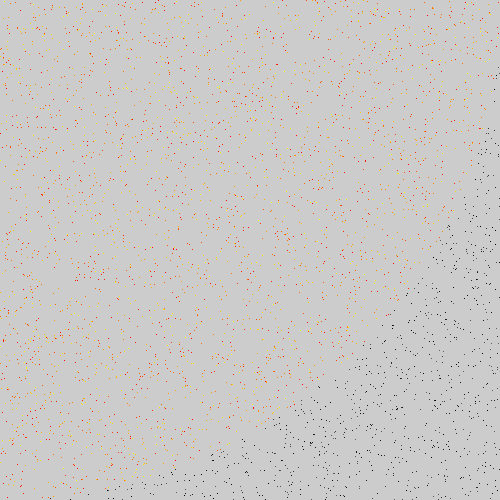
Frame 1 (no input)
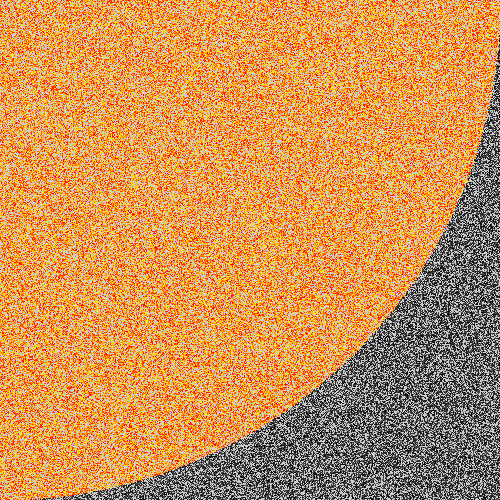
Frame 60 (the mouse pressed at the canvas centre just before this capture)
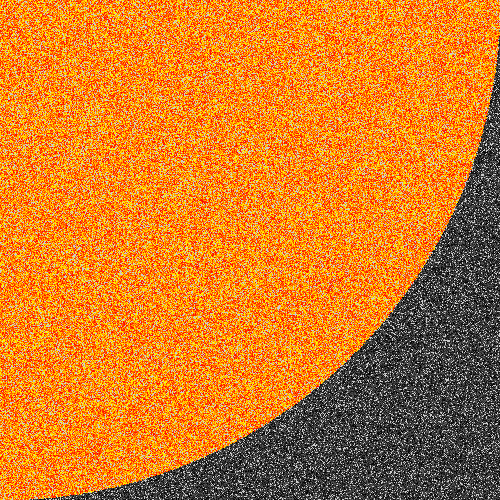
Frame 120 (the mouse held since frame 60 and released just before this capture)

The Processing sketch that drew these frames (run headless with seeded random() and noise(); from frame 60 on, the mouse is pressed at the canvas centre):

// Processing sketch: MC_Pi_double
// ── MC_Pi_double.pde
// Obliczanie liczby Pi metodą Monte Carlo
// https://pl.wikipedia.org/wiki/Metoda_Monte_Carlo
////////////////////////////////////////////////////////////////////////////

int nst=20000; //Ile losowań na ramkę - 
               //u mnie 15000 daje już prawie maksymalną wydajność
int n=0;  //short n = 0; //Używając typu short można bardzo szybko sprawdzić 
int nk=0; //short nk = 0;//czy działa ZABEZPIECZENIE NA ROZMIAR int'a
double s;

void setup()
{
  size(500,500);
  frameRate(10000);
  noSmooth();//To przyśpiesza mniej więcej 5x
}

void keyPressed()
//Naciśnij dowolny klawisz żeby podejrzeć aktualny wynik
{ //Ile realnie punktów na sekundę i przy jakiej liczbie klatek
  println( "Points Rate:",frameRate*nst," (",frameRate,")");
  println( "Liczba pkt. w kole wynosi: ", (int)nk); 
  println( "Liczba pkt. w kwadracie wynosi: ", (int)n);
  s = 4. * ( (double)nk/(double)n );  //Ostateczne obliczenie proporcji
  println( "Liczba pi wynosi: ", s);
}

void draw() //Jest wykonywane w niewidocznej, nieskończonej pętli
{
  for(int i=0;i<nst;i++)//Więcej niż 1 losowanie na ramkę wyświetlania
  {
    double x = Math.random() * 2. - 1.;//Java Math.random()
    double y = Math.random() * 2. - 1.;//returns a double from zero to one.
    n++; //kolejna próba 
    
    //ZABEZPIECZENIE NA ROZMIAR int'a
    if(n<0)//PRZEWINĄŁ się int!!!
    {
      n--;//Przewijamy z powrotem
      textSize(18);//Trochę większy font
      text("Pi = " + (4. * ( (double)nk )/( (double) n ) ),0,height);
      noLoop();//Koniec powtarzania pętli draw()
               //Niestety oznacza to też brak reakcji na zdarzenia!
      break;//Przerwanie wewnętrznej pętli
    }
    
    if(x*x + y*y <= 1.0) //równanie okregu liczone na doublach
    {
        nk++;          //punkt wewnątrz
        stroke(255, nk % 256, 0);//kolor czerwono-zółty
    }
    else               //punkt na zewnątrz
    {
        stroke( n % 100 );//kolor ciemno szary
    }
  
    point((float)x*width,(float)y*height);//Point oczekuje parametru typu float
  }
}

//https://processing.org/reference/
//http://stackoverflow.com/questions/7961788/math-random-explained
